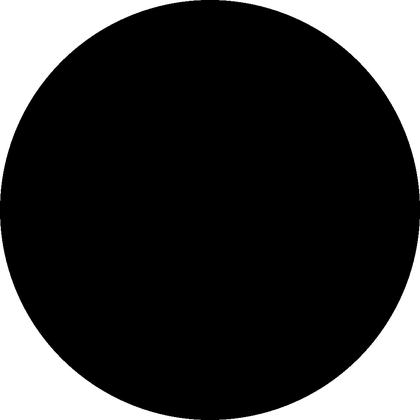
#> input picture dailyprogrammer/225_intermediate_estimating_pi_from_images_of_circles/circle_1.png, 420 x 420 px, shrunk from 1000 x 1000 before the run
$ python estimate.py
#> lines starting #> are read from the running program, lines starting #| are printed output that depends on the picture; after the words box and inside, x2 and y2 are one past the last pixel; in counts of white or black regions, pixels touching at a corner belong together
#!/usr/bin/env python3

"""

Description
In modern times, if we wish to calculate the value of pi to some precision, there are plenty of mathematical formulas that you can use to get the value. Leibniz formula for pi and the solution to the Basel problem are two of the most famous ones, though both converge very slowly. Modern day computers that attempt to set the world record for digits of pi generally use some variation on Ramanujan's formula, which converges very rapidly.

However, back in the good old days, we didn't know of these formulas. They all depend on analysis and infinite sums which mathematicians had no skill at manipulating. Back then, the way you estimated pi was less accurate but more straight-forward: you drew a circle, measured it, and calculated pi from that.

Today, we're going to honor those mathematicians of old. You will be given an image of a black circle on white background, and using the pixel data in the image, you are to come up with an estimate for pi.

For those of you who have forgotten your formulas for circles, the formula for the area of a circle is as follows:

A = pi * r^2
In other words, to calculate the area of a circle, multiply pi by the square of the radius.

Formal inputs & outputs
Inputs
As input, you will be given an image that contains a black circle on white background (those are the only two colors in the image, there's no anti-aliasing or anything). The image provided will be in PNG format, but if you find it difficult to import and analyze PNG images in your language, you're welcome to use a tool like ImageMagick to convert it to a format you prefer (the Netpbm family of formats are famously easy for a computers to parse).

Note that for challenge input 1, the height and width of the image itself is equal to the diameter of the circle, but that is not true for challenge input #2. It is highly encouraged (but not required) that you to try and write a program that works for both challenge inputs.

Outputs
You will output a single line containing your estimate of pi based on the image. It doesn't have to be very exact in all decimal places, just the closest value you can get by looking at the image provided.

Challenge inputs
Input 1
This image

Input 2
This image

Bonus
If you really want to test your test your skills, extract an estimate of pi from this image

Notes
As always, if you have a challenge suggestion, head on over to r/dailyprogrammer_ideas and suggest it!

Also, for you historians out there who are going to comment "that's not how Archimedes did it!": yes, I know that other methods were used, but lets just forget that for the purposes of this problem :)

"""

import cv2
import numpy as np

def detect(name, params):
#> called with name = 'circle_1.png'
    blursize = params["blursize"]
    mindist = params["mindist"]
    param1 = params["param1"]
    param2 = params["param2"]

    gray = cv2.imread(name, cv2.IMREAD_GRAYSCALE)
#> gray is the input picture: shape (420, 420); min 0, max 255, mean 54.7
    gray = 255 - gray
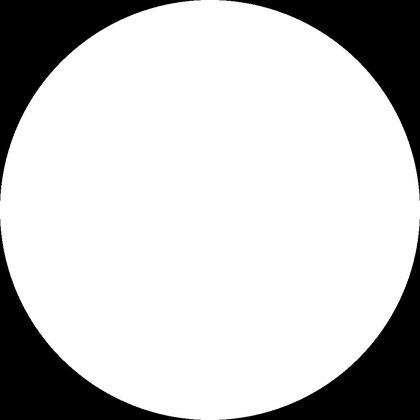
#> gray: shape (420, 420); min 0, max 255, mean 200.3
    blur = cv2.blur(gray, (blursize, blursize))
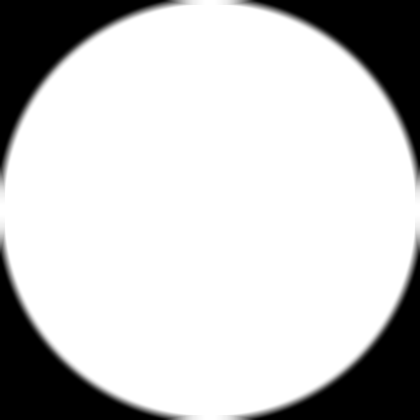
#> blur: shape (420, 420); min 0, max 255, mean 200.4
    max_radius = max(gray.shape)
#> max_radius = 420

    areas = []
    radiuses = []
    circles = cv2.HoughCircles(blur, cv2.HOUGH_GRADIENT, 1, mindist, param1=param1, param2=param2, minRadius=1, maxRadius=max_radius)
#> circles = [[209.5, 209.5, 209.7]]
    if circles is None:
        print("No circles detected")
        return

    for circle in circles:
        if len(circle) == 0:
                continue

        for x, y, r in circle:
            radiuses.append(r)
#> this loop made 1 pass
#> after the loop, radiuses = [209.7]

    contours, hierarchy = cv2.findContours(gray, cv2.RETR_TREE, cv2.CHAIN_APPROX_SIMPLE)
#> contours = 449 contours, 448 with area under 20; largest, box (x1, y1, x2, y2) and area: (0, 0, 420, 420) 140437
    for contour in contours:
        areas.append(cv2.contourArea(contour))
#> this loop made 449 passes
#> contour on passes 36, 37, 40: [[309, 395], [310, 394], [311, 395], [310, 396]], [[108, 395], [109, 394], [110, 395], [109, 396]], [[313, 393], [314, 392], [315, 393], [314, 394]]
#> after the loop, areas = 449 values, max 140437 at index 0, min 2 at index 35, mean 315.8

    if len(radiuses) != len(areas):
        print("Mismatch number of radiuses and areas detection: %d != %d" % (len(radiuses), len(areas)))
#| Mismatch number of radiuses and areas detection: 1 != 449
        return

    radiuses.sort()
    areas.sort()

    print("%s: Detected:" % name)
    for i in range(len(radiuses)):
        R, A = radiuses[i], areas[i]
        print("Radius: %f Area: %f PI: %f" % (R, A, A/R**2))
    print()

def main():
    params = { "blursize": 9, "mindist": 20, "param1": 300, "param2": 120 }
    detect("circle_1.png", params)
    detect("circle_2.png", params)
#> call 2 of detect, with name = 'circle_2.png'
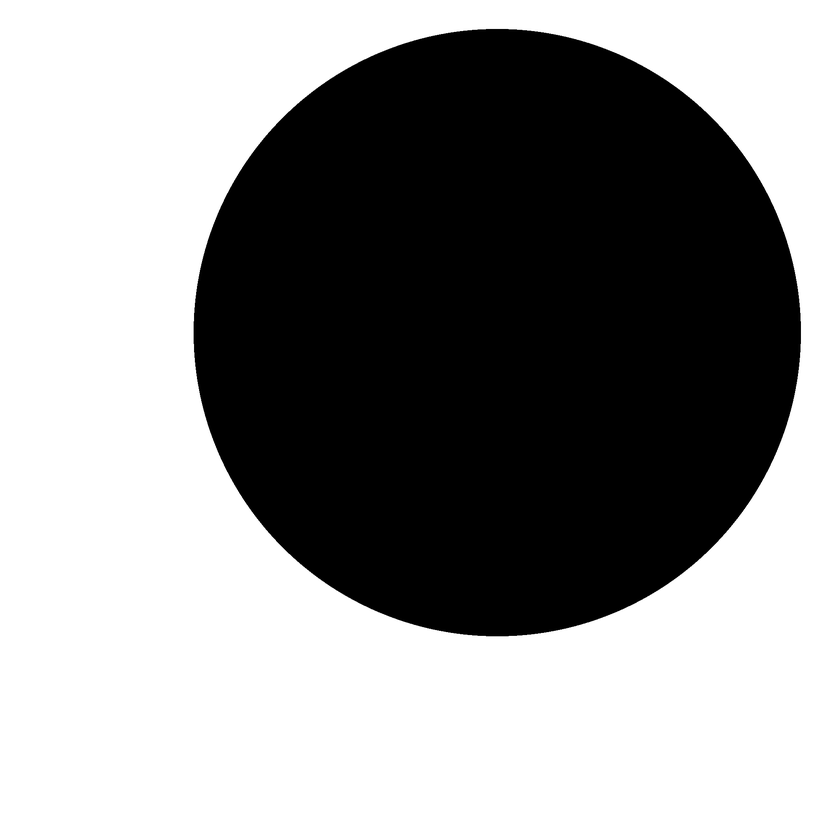
#> input picture dailyprogrammer/225_intermediate_estimating_pi_from_images_of_circles/circle_2.png, 840 x 840 px, shrunk from 2000 x 2000 before the run
#> in detect, gray is the input picture: shape (840, 840); min 0, max 255, mean 150.3
#> in detect (call 2), `gray = 255 - gray`:
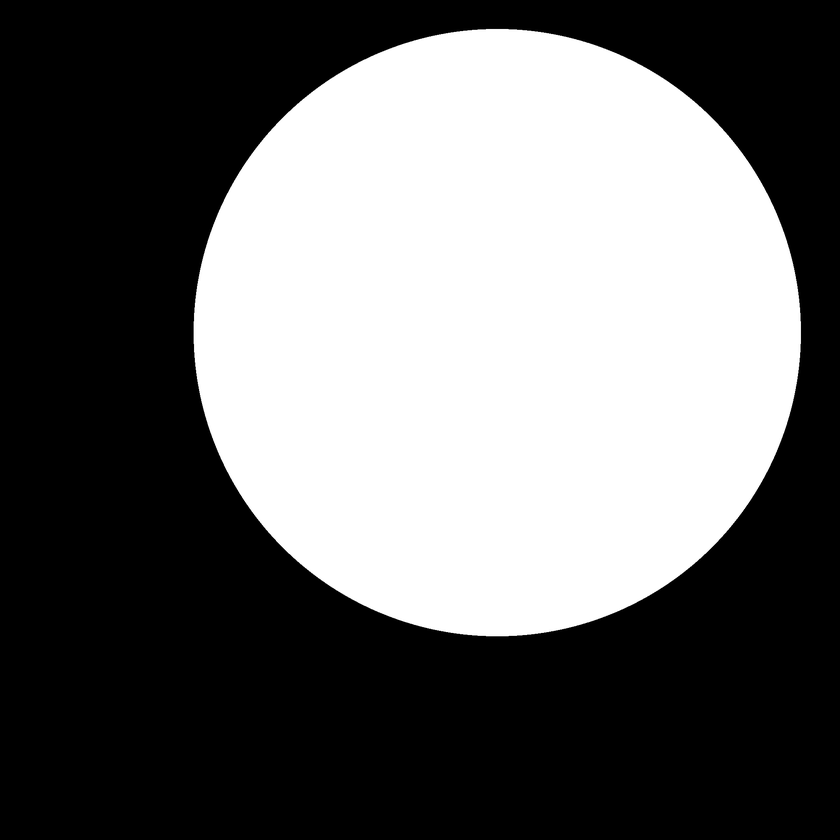
#> gray: shape (840, 840); min 0, max 255, mean 104.7
#> in detect (call 2), `circles = cv2.HoughCircles(blur, cv2.HOUGH_GRADIENT, 1, mindist, param..`: circles = [[496.5, 331.5, 303.5]]
#> the loop in detect (call 2), `for circle in circles:` made 1 pass
#> after the loop in detect (call 2), `for circle in circles:`: radiuses = [303.5]
#> in detect (call 2), `contours, hierarchy = cv2.findContours(gray, cv2.RETR_TREE, cv2.CHAIN_..`: contours = 678 contours, 667 with area under 20; largest, box (x1, y1, x2, y2) and area: (191, 26, 804, 638) 293056, (191, 312, 194, 353) 78, (485, 26, 510, 29) 46, (801, 321, 804, 345) 44, (508, 27, 524, 30) 28
#> the loop in detect (call 2), `for contour in contours:` made 678 passes
#> contour on passes 1, 51, 55: [[485, 638], [508, 638]], [[362, 606], [363, 605], [364, 606], [363, 607]], [[356, 603], [357, 602], [358, 603], [357, 604]]
#> after the loop in detect (call 2), `for contour in contours:`: areas = 678 values, max 293055.5 at index 1, min 0 at index 0, mean 436
#| Mismatch number of radiuses and areas detection: 1 != 678
    detect("multiple_circles_1.png", params)
#> call 3 of detect, with name = 'multiple_circles_1.png'
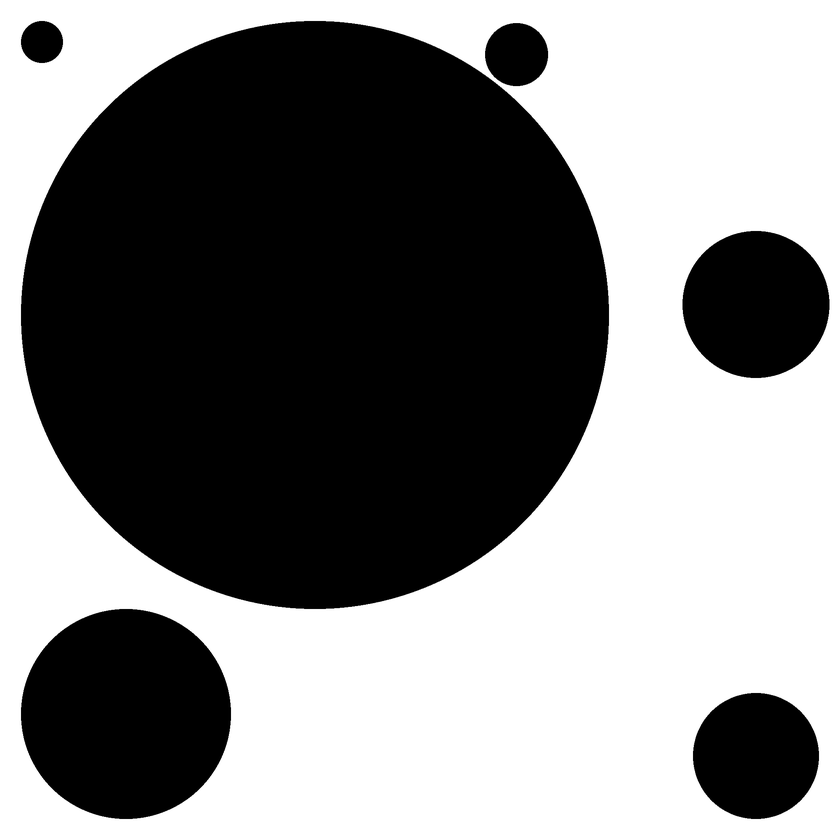
#> input picture dailyprogrammer/225_intermediate_estimating_pi_from_images_of_circles/multiple_circles_1.png, 840 x 840 px, shrunk from 2000 x 2000 before the run
#> in detect, gray is the input picture: shape (840, 840); min 0, max 255, mean 132.1
#> in detect (call 3), `gray = 255 - gray`:
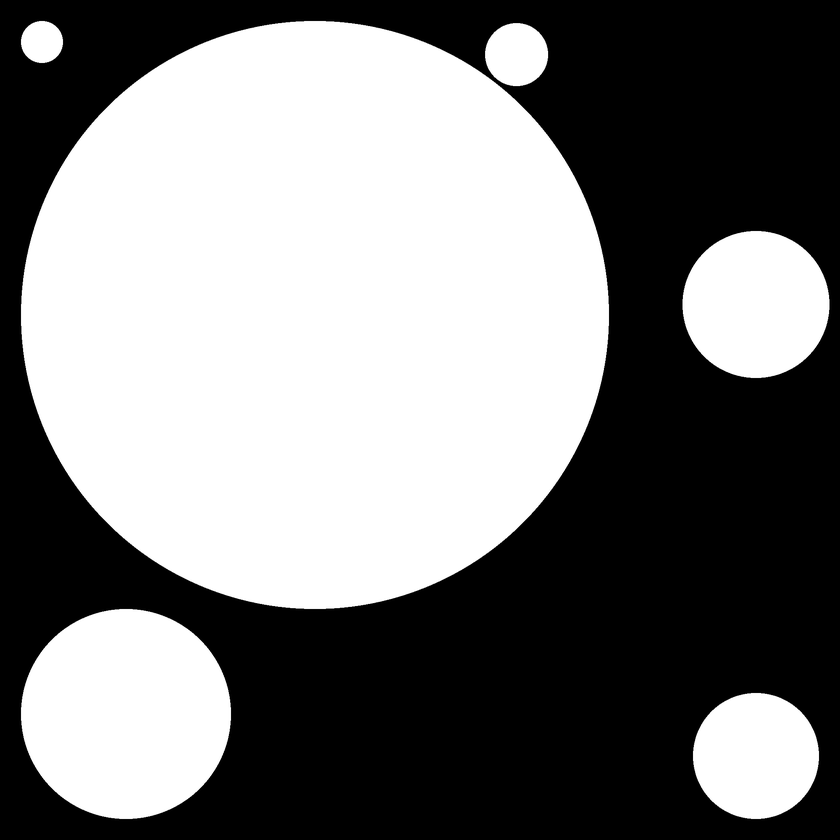
#> gray: shape (840, 840); min 0, max 255, mean 122.9
#> in detect (call 3), `blur = cv2.blur(gray, (blursize, blursize))`:
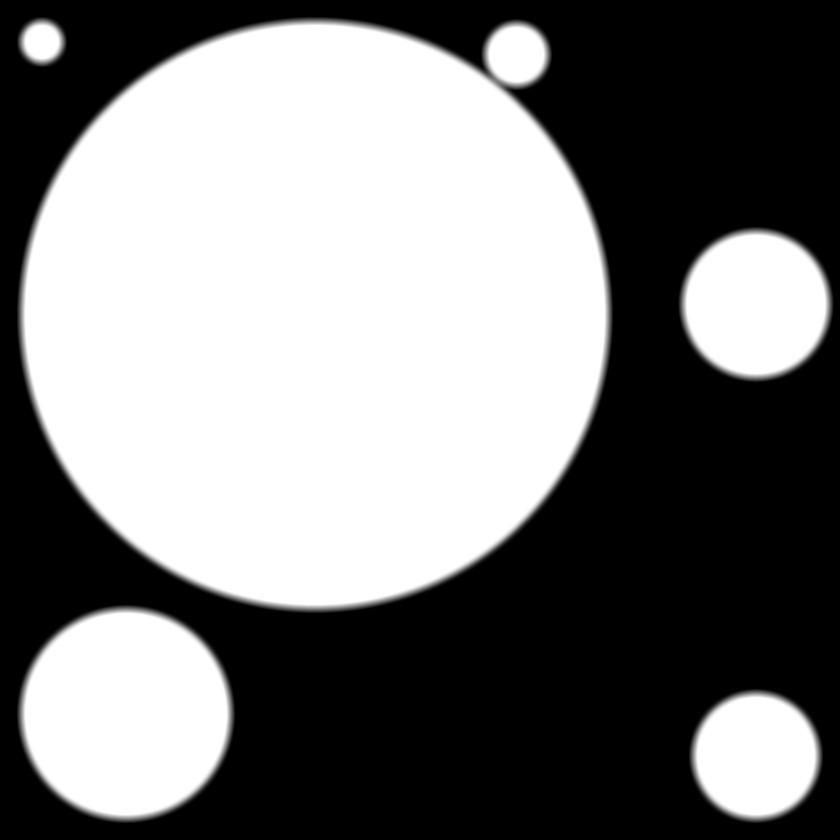
#> blur: shape (840, 840); min 0, max 255, mean 122.9
#> in detect (call 3), `circles = cv2.HoughCircles(blur, cv2.HOUGH_GRADIENT, 1, mindist, param..`: circles = [[315.5, 314.5, 294.5], [125.5, 713.5, 104.9], [755.5, 303.5, 73.7], [755.5, 755.5, 62.6]]
#> the loop in detect (call 3), `for circle in circles:` made 1 pass
#> after the loop in detect (call 3), `for circle in circles:`: radiuses = [294.5, 104.9, 73.7, 62.6]
#> in detect (call 3), `contours, hierarchy = cv2.findContours(gray, cv2.RETR_TREE, cv2.CHAIN_..`: contours = 1360 contours, 1331 with area under 20; largest, box (x1, y1, x2, y2) and area: (18, 18, 612, 612) 278402, (18, 606, 234, 822) 35839, (680, 228, 832, 381) 17778, (690, 690, 822, 822) 13215, (18, 18, 66, 66) 1659
#> the loop in detect (call 3), `for contour in contours:` made 1360 passes
#> contour on passes 17, 18, 21: [[788, 810], [789, 809], [790, 810], [789, 811]], [[721, 810], [722, 809], [723, 810], [722, 811]], [[791, 808], [792, 807], [793, 808], [792, 809]]
#> after the loop in detect (call 3), `for contour in contours:`: areas = 1360 values, max 278402 at index 539, min 0 at index 370, mean 258.8
#| Mismatch number of radiuses and areas detection: 4 != 1360

main()
